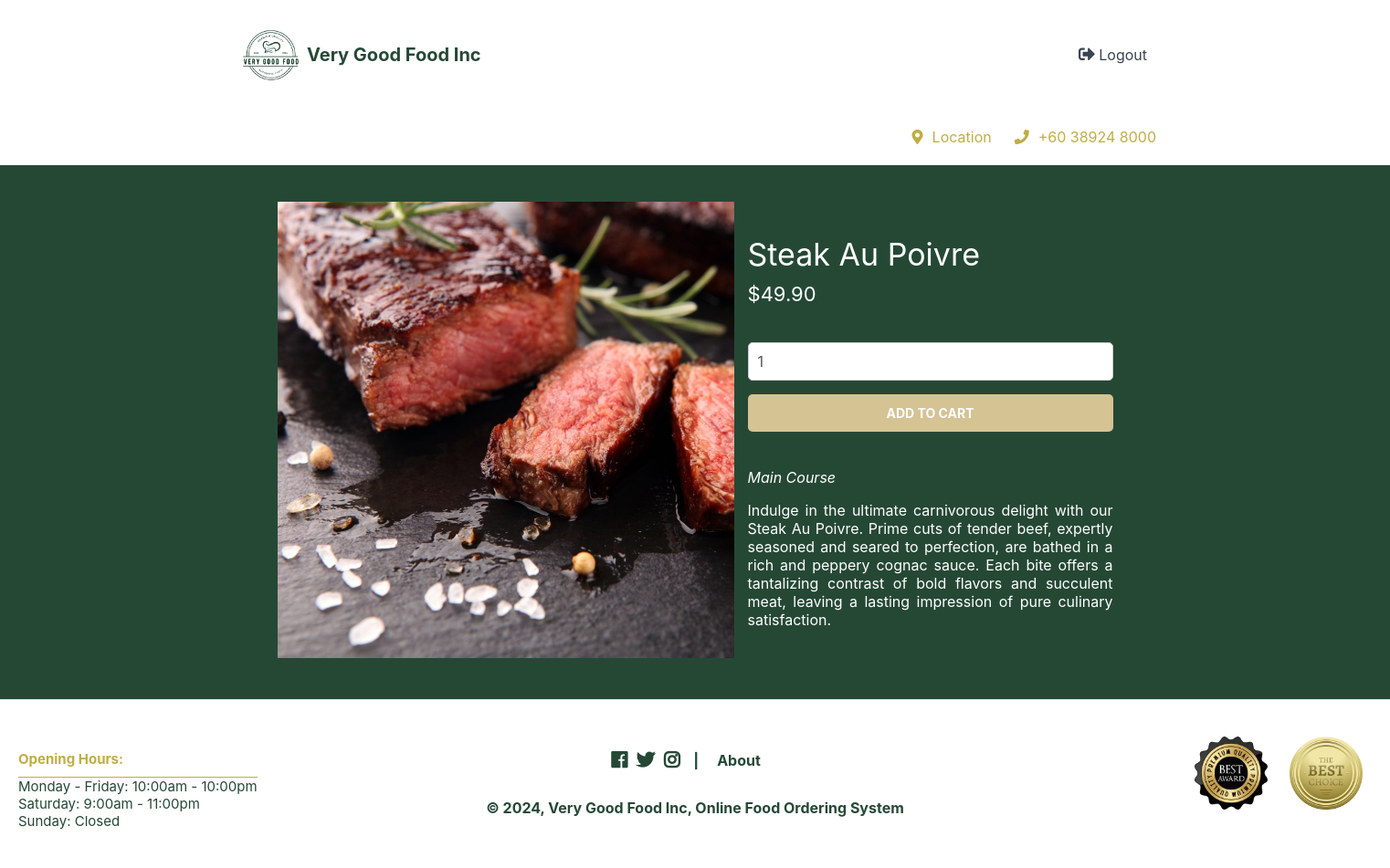
The app's page /index.php?page=product&id=8 (signed in) with its own data.
### tables this page shows
CREATE TABLE `dishes` (
  `id` int(11) NOT NULL,
  `name` varchar(200) NOT NULL,
  `description` text NOT NULL,
  `price` decimal(7,2) NOT NULL,
  `quantity` int(11) NOT NULL,
  `img` text NOT NULL,
  `category_id` int(11) NOT NULL
);

### product.php (the view, shortened to what this page needs)
<?php
if (isset($_GET['id'])) {
    $stmt = $pdo->prepare('SELECT * FROM dishes WHERE id = ?');
    $stmt->execute([$_GET['id']]);
    $dish = $stmt->fetch(PDO::FETCH_ASSOC);
} else {
    error_page('Dish ID not specified', 'The dish ID is required to display a dish.');
    exit();
}
?>
<?=template_header($dish['name'])?>
<div class="product content-wrapper">
    <img src="imgs/<?=$dish['img']?>" width="500" height="500" alt="<?=$dish['name']?>">
    <div>
        <h1 class="name"><?=$dish['name']?></h1>
        <span class="price">
            &dollar;<?=$dish['price']?>
        </span>
        <form action="index.php?page=cart" method="post">
            <input type="number" name="quantity" value="1" min="1" max="<?=$dish['quantity']?>" placeholder="Quantity" required>
            <input type="submit" value="Add To Cart">
        </form>
        <div class="description">
            <?=$dish['description']?>
        </div>
    </div>
</div>
<?=template_footer()?>

### style.css (style rules this page uses)
* { box-sizing: border-box; font-family: -apple-system, BlinkMacSystemFont, "segoe ui", roboto, oxygen, ubuntu, cantarell, "fira sans", "droid sans", "helvetica neue", Arial, sans-serif; font-size: 16px; -webkit-font-smoothing: antialiased; -moz-osx-font-smoothing: grayscale; }
html { height: 100%; }
body { position: relative; min-height: 100%; color: #555555; background-color: #062e19df; margin: 0; padding-bottom: 150px; }
h1, h2, h3, h4, h5 { color: #394352; }
.content-wrapper { width: 1050px; margin: 0 auto; }
main > .product { display: flex; padding: 40px 0; margin-bottom: 40px; }
main > .product > div { padding-left: 15px; }
main > .product h1 { font-size: 34px; color: white; font-weight: normal; margin: 0; padding: 20px 0 10px 0; }
main > .product .price { display: block; font-size: 22px; color: #ffffff; }
main > .product form { display: flex; flex-flow: column; margin: 40px 0; }
main > .product form input[type="number"] { width: 400px; padding: 10px; margin-bottom: 15px; border: 1px solid #ccc; color: #555555; border-radius: 5px; }
main > .product form input[type="submit"] { background: #eed5a2df; border: 0; color: #FFFFFF; width: 400px; padding: 12px 0; text-transform: uppercase; font-size: 14px; font-weight: bold; border-radius: 5px; cursor: pointer; }
main > .product .description { color: white; max-width: 400px; text-align: justify; }
.content-wrapper { margin: 0 auto; padding: 20px; justify-content: center; align-items: center; }

### records on screen
dishes: img (picture), name "Steak Au Poivre", price "49.90", description "Main Course Indulge in the ultimate carnivorous delight with our Steak Au Poivre. Prime cuts of tender beef, expertly seasoned and seared to perfection, are bathed in a rich and peppery cognac sauce. Each bite offers a tantalizing contrast of bold flavors and succulent meat, leaving a lasting impression of pure culinary satisfaction."
